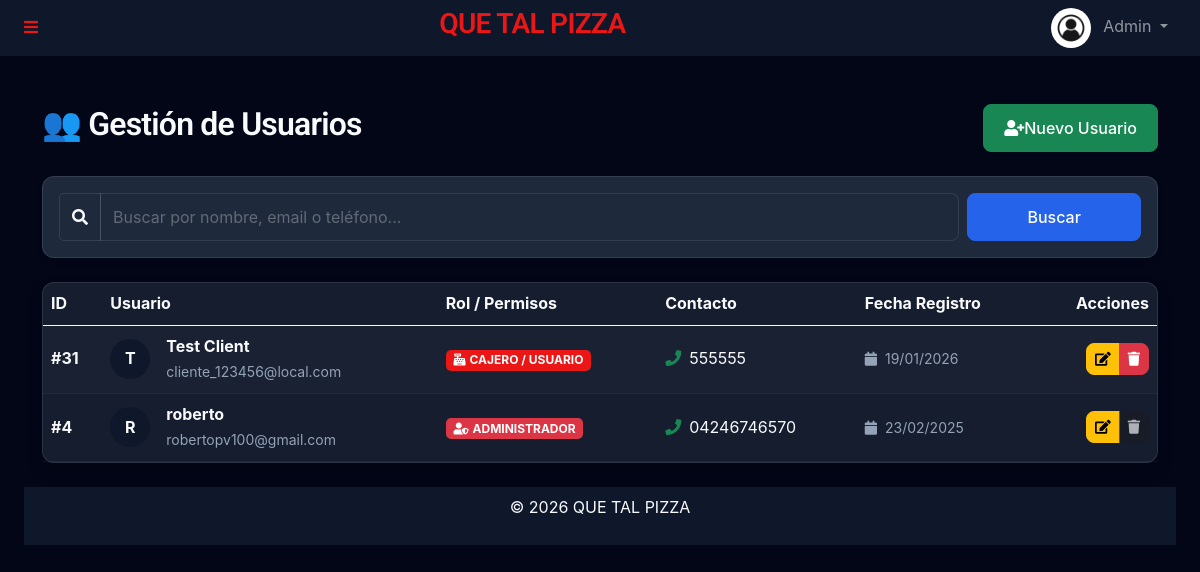
The app's page /admin/usuarios.php (signed in), older data.
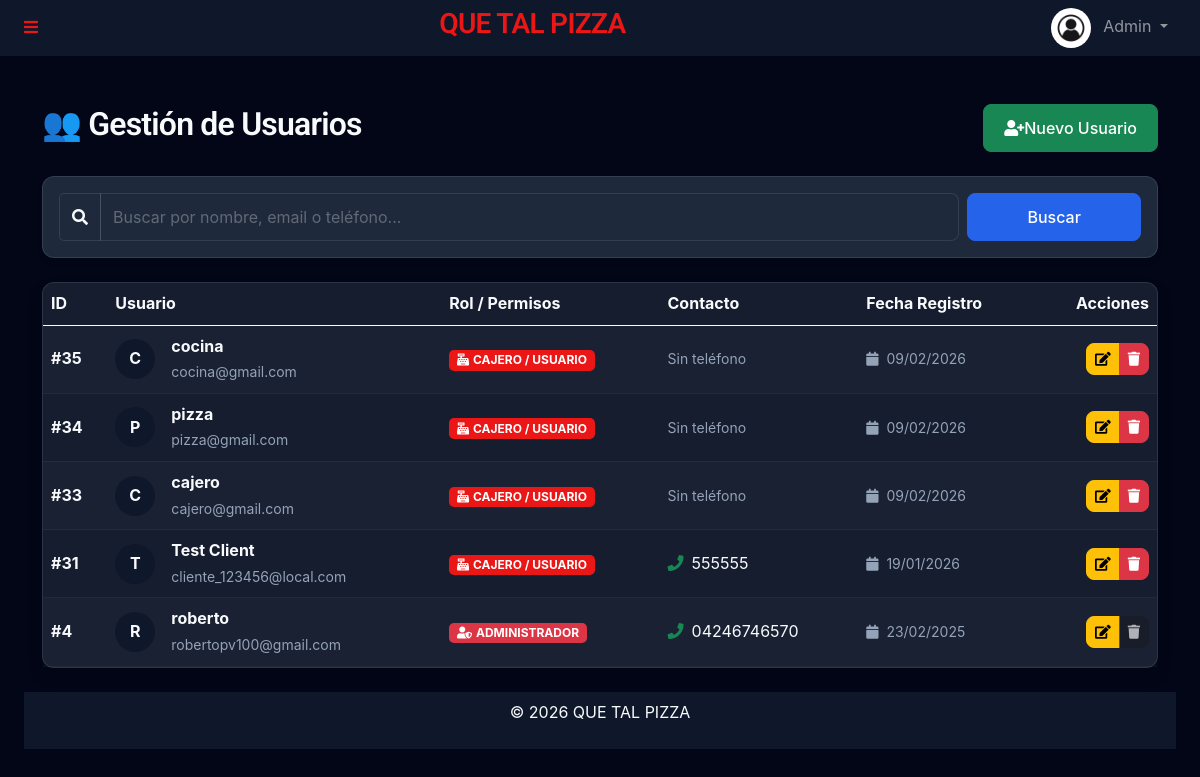
The same page, newer data.
### tables this page shows
CREATE TABLE `users` (
  `id` int(11) NOT NULL,
  `name` varchar(100) NOT NULL,
  `email` varchar(150) NOT NULL,
  `password` varchar(255) NOT NULL,
  `phone` varchar(20) NOT NULL,
  `document_id` varchar(50) NOT NULL,
  `address` text NOT NULL,
  `role` enum('admin','user') NOT NULL DEFAULT 'user',
  `profile_pic` varchar(255) DEFAULT 'default.jpg',
  `balance` decimal(10,2) DEFAULT 0.00,
  `salary_amount` decimal(20,6) NOT NULL DEFAULT 0.000000,
  `salary_frequency` enum('weekly','biweekly','monthly') NOT NULL DEFAULT 'monthly',
  `job_role` enum('manager','kitchen','cashier','delivery','other') NOT NULL DEFAULT 'other',
  `reset_token` varchar(255) DEFAULT NULL,
  `token_expiry` datetime DEFAULT NULL,
  `created_at` timestamp NULL DEFAULT current_timestamp(),
  `updated_at` timestamp NULL DEFAULT current_timestamp() ON UPDATE current_timestamp()
);

### templates/autoload.php (called while the page is built, shortened)
<?php
require_once __DIR__ . '/../funciones/UserManager.php';
$userManager = new UserManager($db);

### funciones/UserManager.php (called while the page is built, shortened)
<?php
class UserManager
{
    private $db;
    public function __construct($db = null)
    {
        if ($db) {
            $this->db = $db;
        } else {
            $this->db = Database::getConnection();
        }
    }
    public function searchUsers($query = '')
    {
        $sql = "SELECT id, name, email, phone, role, created_at FROM users";
        $params = [];
        $sql .= " ORDER BY created_at DESC";
        $stmt = $this->db->prepare($sql);
        $stmt->execute($params);
        return $stmt->fetchAll(PDO::FETCH_ASSOC);
    }
}

### admin/usuarios.php (the view, shortened to what the changed rows need)
<?php
require_once '../templates/autoload.php';
require_once '../templates/header.php';
$search = $_GET['search'] ?? '';
$usuarios = $userManager->searchUsers($search);
?>
<div class="container mt-5">
    <div class="d-flex justify-content-between align-items-center mb-4">
        <h2>👥 Gestión de Usuarios</h2>
    </div>
    <div class="card shadow">
        <div class="card-body p-0">
            <div class="table-responsive">
                <table class="table table-striped table-hover mb-0 align-middle">
                    <thead class="table-dark">
                        <tr>
                            <th>ID</th>
                            <th>Usuario</th>
                            <th>Rol / Permisos</th>
                            <th>Contacto</th>
                            <th>Fecha Registro</th>
                            <th class="text-end">Acciones</th>
                        </tr>
                    </thead>
                    <tbody>
                        <?php foreach ($usuarios as $usuario): ?>
                            <?php
                            $roleBadge = match ($usuario['role']) {
                                'admin' => '<span class="badge bg-danger"><i class="fa fa-user-shield me-1"></i>ADMINISTRADOR</span>',
                                'user' => '<span class="badge bg-primary"><i class="fa fa-cash-register me-1"></i>CAJERO / USUARIO</span>',
                                default => '<span class="badge bg-secondary">INVITADO</span>'
                            };
                            $initial = strtoupper(substr($usuario['name'], 0, 1));
                            ?>
                            <tr>
                                <td class="fw-bold text-muted">#<?= $usuario['id'] ?></td>
                                <td>
                                    <div class="d-flex align-items-center">
                                        <div class="bg-secondary text-white rounded-circle d-flex align-items-center justify-content-center me-3"
                                            style="width: 40px; height: 40px; font-weight: bold;">
                                            <?= $initial ?>
                                        </div>
                                        <div>
                                            <span class="fw-bold"><?= htmlspecialchars($usuario['name']) ?></span><br>
                                            <small class="text-muted"><?= htmlspecialchars($usuario['email']) ?></small>
                                        </div>
                                    </div>
                                </td>
                                <td><?= $roleBadge ?></td>
                                <td>
                                    <?php if (!empty($usuario['phone'])): ?>
                                        <i class="fa fa-phone text-success me-2"></i><?= htmlspecialchars($usuario['phone']) ?>
                                    <?php else: ?>
                                        <span class="text-muted small">Sin teléfono</span>
                                    <?php endif; ?>
                                </td>
                                <td>
                                    <small class="text-muted">
                                        <i class="fa fa-calendar me-1"></i>
                                        <?= date('d/m/Y', strtotime($usuario['created_at'])) ?>
                                    </small>
                                </td>
                                <td class="text-end">
                                    <div class="btn-group">
                                        <a href="editar_usuario.php?id=<?= $usuario['id'] ?>" class="btn btn-sm btn-warning"
                                            title="Editar">
                                            <i class="fa fa-edit"></i>
                                        </a>
                                        <?php if ($usuario['id'] != $_SESSION['user_id']): ?>
                                            <a href="eliminar_usuario.php?id=<?= $usuario['id'] ?>"
                                                class="btn btn-sm btn-danger" title="Eliminar"
                                                onclick="return confirm('¿Estás seguro de eliminar a este usuario?');">
                                                <i class="fa fa-trash"></i>
                                            </a>
                                        <?php else: ?>
                                            <button class="btn btn-sm btn-secondary" disabled
                                                title="No puedes borrarte a ti mismo"><i class="fa fa-trash"></i></button>
                                        <?php endif; ?>
                                    </div>
                                </td>
                            </tr>
                        <?php endforeach; ?>
                    </tbody>
                </table>
            </div>
        </div>
    </div>
</div>
<?php require_once '../templates/footer.php'; ?>

Row changes from the older to the newer data that the page shows:
added users: id "35", name "C", name "cocina", email "cocina@gmail.com", role "CAJERO / USUARIO", phone "Sin teléfono", created_at "09/02/2026"
added users: id "34", name "P", name "pizza", email "pizza@gmail.com", role "CAJERO / USUARIO", phone "Sin teléfono", created_at "09/02/2026"
added users: id "33", name "C", name "cajero", email "cajero@gmail.com", role "CAJERO / USUARIO", phone "Sin teléfono", created_at "09/02/2026"
